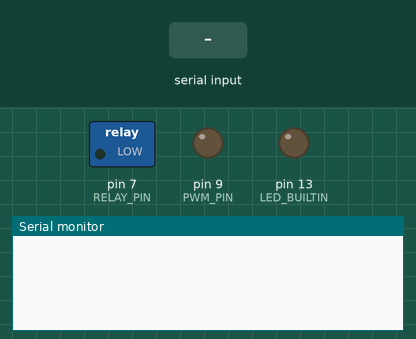
The sketch below on a simulated Arduino Uno, built with avr-gcc and run on an emulated ATmega328P. On the bench: switched loads named in the sketch (green lamp = pin HIGH), output pins drawn as LEDs (lit = HIGH), the last lines printed to the serial monitor. The test bench sets the inputs (shaded band).

Above: at 1.2 s.
1.3 s: "led 1\n" received over Serial
At 2.4 s:
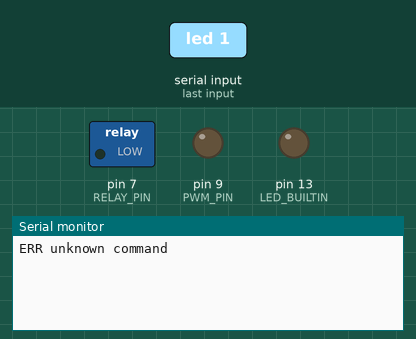
2.8 s: "READ\n" received over Serial
At 3.6 s:
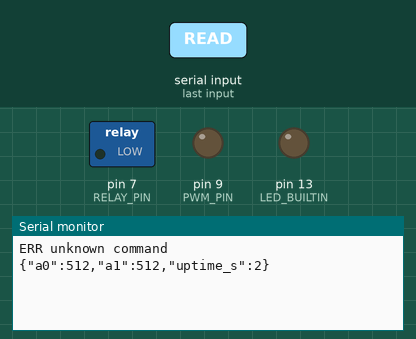
4.3 s: "SET 90\n" received over Serial
At 4.7 s:
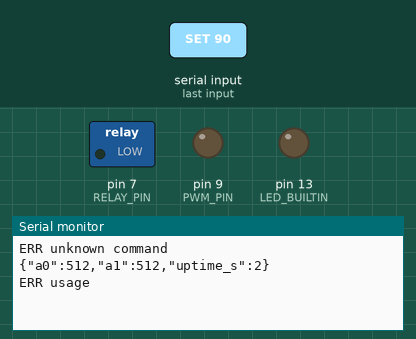

The sketch:

serial_node.ino
```cpp
// Serial node for Arduino (Uno/Nano) AND RP2040 (Raspberry Pi Pico, arduino-pico core).
// Protocol (115200 baud, newline terminated):
//   READ                -> {"a0":123,"a1":456,"uptime_s":12}
//   SET led 1|0         -> OK
//   SET relay 1|0       -> OK
//   SET pwm 0..255      -> OK
// Add your own sensors in handleRead() and outputs in handleSet().

#define RELAY_PIN 7     // change to your wiring
#define PWM_PIN   9     // PWM-capable pin (Uno: 9, Pico: 9 also works)
#define RELAY_ACTIVE_LOW false

void setup() {
  Serial.begin(115200);
  pinMode(LED_BUILTIN, OUTPUT);
  pinMode(RELAY_PIN, OUTPUT);
  pinMode(PWM_PIN, OUTPUT);
  digitalWrite(RELAY_PIN, RELAY_ACTIVE_LOW ? HIGH : LOW);  // relay off at boot
}

void handleRead() {
  Serial.print("{\"a0\":");        Serial.print(analogRead(A0));
  Serial.print(",\"a1\":");        Serial.print(analogRead(A1));
  Serial.print(",\"uptime_s\":");  Serial.print(millis() / 1000);
  Serial.println("}");
}

void handleSet(const String &name, int value) {
  if (name == "led") {
    digitalWrite(LED_BUILTIN, value ? HIGH : LOW);
  } else if (name == "relay") {
    digitalWrite(RELAY_PIN, (value != 0) != RELAY_ACTIVE_LOW ? HIGH : LOW);
  } else if (name == "pwm") {
    analogWrite(PWM_PIN, constrain(value, 0, 255));
  } else {
    Serial.println("ERR unknown channel");
    return;
  }
  Serial.println("OK");
}

void loop() {
  if (!Serial.available()) return;
  String line = Serial.readStringUntil('\n');
  line.trim();
  if (line == "READ") {
    handleRead();
  } else if (line.startsWith("SET ")) {
    int sp = line.indexOf(' ', 4);
    if (sp < 0) { Serial.println("ERR usage"); return; }
    handleSet(line.substring(4, sp), line.substring(sp + 1).toInt());
  } else {
    Serial.println("ERR unknown command");
  }
}
```

Measured:
- after the input at 1.3 s, the serial monitor: prints a new line at once (image 1)
- after the input at 2.8 s, the serial monitor: prints a new line at once (image 2)
- after the input at 4.3 s, the serial monitor: prints a new line at once (image 3)
